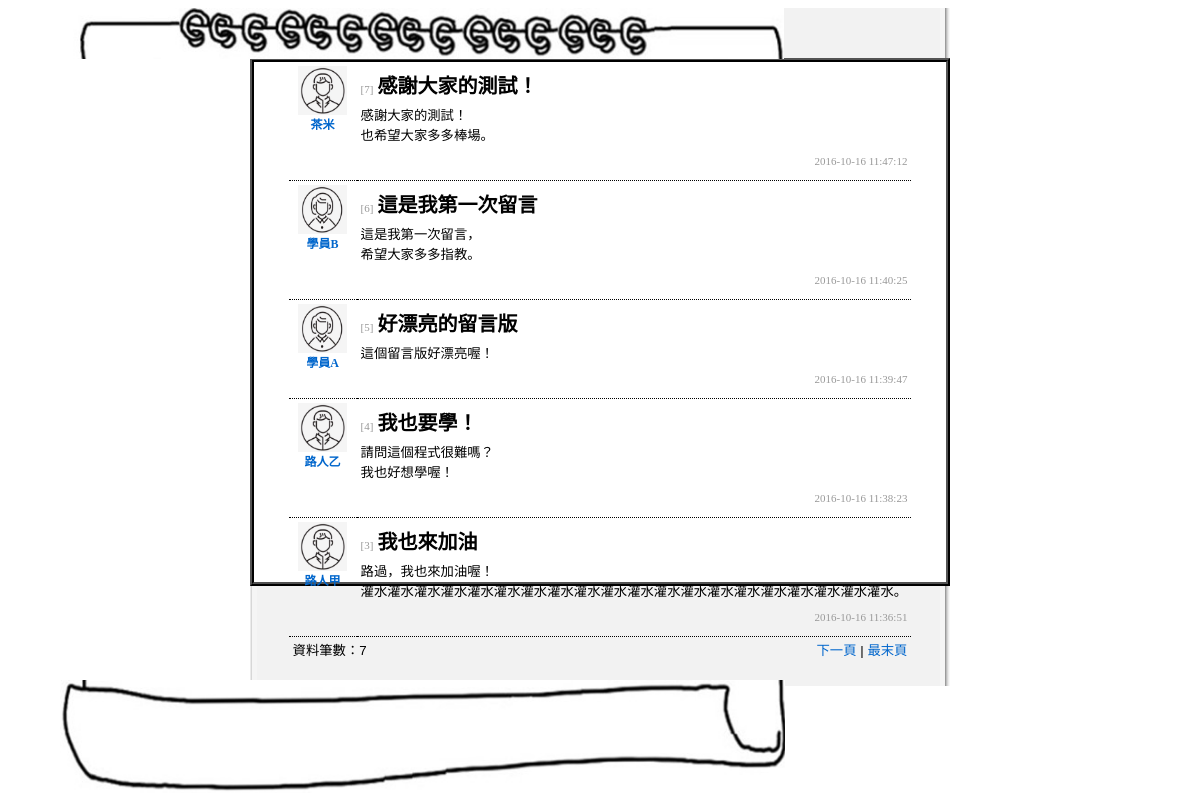
The page / on the database its author committed.
### tables this page shows
CREATE TABLE `board` (
  `boardid` int(11) UNSIGNED NOT NULL,
  `boardname` varchar(50) DEFAULT NULL,
  `boardsex` enum('男','女') DEFAULT '男',
  `boardsubject` varchar(100) DEFAULT NULL,
  `boardtime` datetime DEFAULT NULL,
  `boardmail` varchar(100) DEFAULT NULL,
  `boardweb` varchar(100) DEFAULT NULL,
  `boardcontent` text
);

### index.php (the view, shortened to what this page needs)
<?php
require_once("connMysql.php");
$pageRow_records = 5;
$num_pages = 1;
$startRow_records = ($num_pages -1) * $pageRow_records;
$query_RecBoard = "SELECT * FROM board ORDER BY boardtime DESC";
$query_limit_RecBoard = $query_RecBoard." LIMIT {$startRow_records}, {$pageRow_records}";
$RecBoard = $db_link->query($query_limit_RecBoard);
$all_RecBoard = $db_link->query($query_RecBoard);
$total_records = $all_RecBoard->num_rows;
$total_pages = ceil($total_records/$pageRow_records);
?>
<html>
<head>
<link href="style.css" rel="stylesheet" type="text/css">
</head>
<body>
<table width="700" border="0" align="center" cellpadding="0" cellspacing="0">
  <tr>
    <div class="bdtop" ></div>
    <td background="images/board_r3_c1.jpg"><div id="mainRegion">
        <?php	while($row_RecBoard=$RecBoard->fetch_assoc()){ ?>
        <table width="90%" border="0" align="center" cellpadding="4" cellspacing="0">
          <tr valign="top">
            <td width="60" align="center" class="underline">
              <?php if($row_RecBoard["boardsex"]=="男"){;?>
              <img src="images/男.png" alt="我是男生" width="49" height="49">
              <?php }else{?>
              <img src="images/女.png" alt="我是女生" width="49" height="49">
              <?php }?>
              <br>
              <span class="postname"><?php echo $row_RecBoard["boardname"];?></span>
            </td>
            <td class="underline">
            	  <span class="smalltext">[<?php echo $row_RecBoard["boardid"];?>]</span>
            	  <span class="heading"> <?php echo $row_RecBoard["boardsubject"];?></span>
            	  <p><?php echo nl2br($row_RecBoard["boardcontent"]);?></p>
            	  <p align="right" class="smalltext">
            	  <?php echo $row_RecBoard["boardtime"];?>
            	  </p>
              </td>
          </tr>
        </table>
        <?php }?>
        <table width="90%" border="0" align="center" cellpadding="4" cellspacing="0">
          <tr>
            <td valign="middle"><p>資料筆數：<?php echo $total_records;?></p></td>
            <td align="right"><p>
                <?php if ($num_pages < $total_pages) {  ?>
                <a href="?page=<?php echo $num_pages+1;?>">下一頁</a> | <a href="?page=<?php echo $total_pages;?>">最末頁</a>
                <?php }?>
              </p></td>
          </tr>
        </table>
      </div></td>
  </tr>
  <tr>
    <div class="bddown" ></div>
      </table></td>
</body>
</html>

### style.css (style rules this page uses)
body { background-color: #ffffff; }
#mainRegion { height:520px; margin-top: 50px; margin-bottom: 100px; background-color: white; border: ridge black ; border-width: 4px; }
#mainRegion p { font-family: Verdana, Arial, Helvetica, sans-serif; font-size: 10pt; line-height: 20px; margin-top: 0px; margin-bottom: 5px; }
#mainRegion .postname { font-size: 9pt; font-weight: bold; color: #0066CC; }
.heading { font-family: "微軟正黑體"; font-size: 15pt; color: #010101; line-height: 200%; font-weight: bolder; }
#mainRegion .smalltext { font-size: 11px; color: #999999; font-family: Georgia, "Times New Roman", Times, serif; vertical-align: middle; }
#mainRegion a { text-decoration: none; }
#mainRegion a:link { color: #0066CC; }
.underline { border-bottom-width: 1px; border-bottom-style: dotted; border-bottom-color: #000; }
.bdtop { height: 500px; width: 725px; background-image: url(images/留言板topjpg.jpg); background-repeat: no-repeat; background-size: 727px; position: absolute; top: 8px; right: 416px; }
.bddown { height: 120px; width: 725px; background-image: url(images/留言板down.jpg); background-repeat: no-repeat; background-size: 730px; position: absolute; bottom:0px; right: 415px; }

### rows shown on the page
board: boardtime "2016-10-16 11:47:12"
board: boardtime "2016-10-16 11:40:25"
board: boardtime "2016-10-16 11:39:47"
board: boardtime "2016-10-16 11:38:23"
board: boardname "路人甲", boardid "3", boardsubject "我也來加油", boardcontent "路過，我也來加油喔！ 灌水灌水灌水灌水灌水灌水灌水灌水灌水灌水灌水灌水灌水灌水灌水灌水灌水灌水灌水灌水。", boardtime "2016-10-16 11:36:51"

### other values the page prints
$total_records "7"
